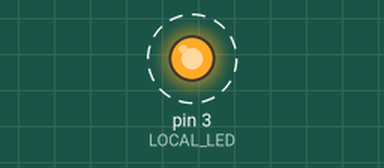
Simulated run of this sketch. Board: Arduino Uno, built with avr-gcc and run on an emulated ATmega328P. Parts: output pins drawn as LEDs (lit = HIGH). Dashed ring = blinking.

Above: at 0.15 s.
Timing chart, 0 to 3.0 s (numbered marks = the images above):
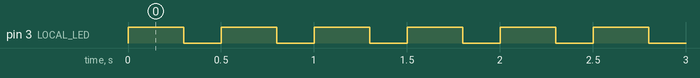

Measured:
- by itself, pin 3 (LOCAL_LED): alternates HIGH for 0.30 s and LOW for 0.20 s

The sketch:

BlinkLED.ino
```cpp
#define LOCAL_LED 3
void setup() {
  // initialize digital pin LED_BUILTIN as an output.
  pinMode(LOCAL_LED, OUTPUT);
}

// the loop function runs over and over again forever
void loop() {
  digitalWrite(LOCAL_LED, HIGH);   // turn the LED on (HIGH is the voltage level)
  delay(300);                       // wait for a second
  digitalWrite(LOCAL_LED, LOW);    // turn the LED off by making the voltage LOW
  delay(200);                       // wait for a second
}
```
